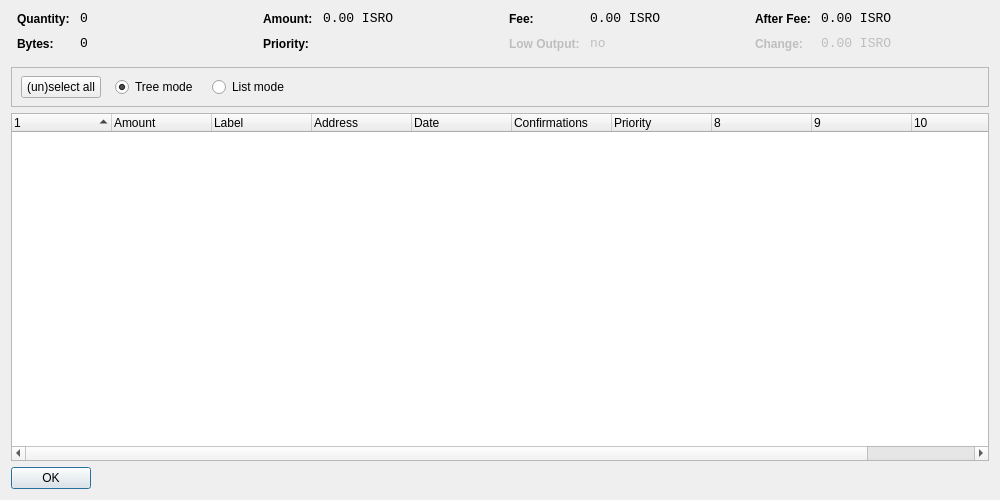
<?xml version="1.0" encoding="UTF-8"?>
<ui version="4.0">
 <class>CoinControlDialog</class>
 <widget class="QDialog" name="CoinControlDialog">
  <property name="geometry">
   <rect>
    <x>0</x>
    <y>0</y>
    <width>1000</width>
    <height>500</height>
   </rect>
  </property>
  <property name="windowTitle">
   <string>Coin Control</string>
  </property>
  <layout class="QVBoxLayout" name="verticalLayout">
   <item>
    <layout class="QHBoxLayout" name="horizontalLayoutTop" stretch="0,0,0,0">
     <property name="topMargin">
      <number>0</number>
     </property>
     <property name="bottomMargin">
      <number>10</number>
     </property>
     <item>
      <layout class="QFormLayout" name="formLayoutCoinControl1">
       <property name="horizontalSpacing">
        <number>10</number>
       </property>
       <property name="verticalSpacing">
        <number>10</number>
       </property>
       <property name="leftMargin">
        <number>6</number>
       </property>
       <property name="rightMargin">
        <number>6</number>
       </property>
       <item row="0" column="0">
        <widget class="QLabel" name="labelCoinControlQuantityText">
         <property name="styleSheet">
          <string notr="true">font-weight:bold;</string>
         </property>
         <property name="text">
          <string>Quantity:</string>
         </property>
        </widget>
       </item>
       <item row="0" column="1">
        <widget class="QLabel" name="labelCoinControlQuantity">
         <property name="font">
          <font>
           <family>Monospace</family>
           <pointsize>10</pointsize>
          </font>
         </property>
         <property name="cursor">
          <cursorShape>IBeamCursor</cursorShape>
         </property>
         <property name="contextMenuPolicy">
          <enum>Qt::ActionsContextMenu</enum>
         </property>
         <property name="text">
          <string notr="true">0</string>
         </property>
         <property name="textInteractionFlags">
          <set>Qt::LinksAccessibleByMouse|Qt::TextSelectableByKeyboard|Qt::TextSelectableByMouse</set>
         </property>
        </widget>
       </item>
       <item row="1" column="0">
        <widget class="QLabel" name="labelCoinControlBytesText">
         <property name="styleSheet">
          <string notr="true">font-weight:bold;</string>
         </property>
         <property name="text">
          <string>Bytes:</string>
         </property>
        </widget>
       </item>
       <item row="1" column="1">
        <widget class="QLabel" name="labelCoinControlBytes">
         <property name="font">
          <font>
           <family>Monospace</family>
           <pointsize>10</pointsize>
          </font>
         </property>
         <property name="cursor">
          <cursorShape>IBeamCursor</cursorShape>
         </property>
         <property name="contextMenuPolicy">
          <enum>Qt::ActionsContextMenu</enum>
         </property>
         <property name="text">
          <string notr="true">0</string>
         </property>
         <property name="textInteractionFlags">
          <set>Qt::LinksAccessibleByMouse|Qt::TextSelectableByKeyboard|Qt::TextSelectableByMouse</set>
         </property>
        </widget>
       </item>
      </layout>
     </item>
     <item>
      <layout class="QFormLayout" name="formLayoutCoinControl2">
       <property name="horizontalSpacing">
        <number>10</number>
       </property>
       <property name="verticalSpacing">
        <number>10</number>
       </property>
       <property name="leftMargin">
        <number>6</number>
       </property>
       <property name="rightMargin">
        <number>6</number>
       </property>
       <item row="0" column="0">
        <widget class="QLabel" name="labelCoinControlAmountText">
         <property name="styleSheet">
          <string notr="true">font-weight:bold;</string>
         </property>
         <property name="text">
          <string>Amount:</string>
         </property>
        </widget>
       </item>
       <item row="0" column="1">
        <widget class="QLabel" name="labelCoinControlAmount">
         <property name="font">
          <font>
           <family>Monospace</family>
           <pointsize>10</pointsize>
          </font>
         </property>
         <property name="cursor">
          <cursorShape>IBeamCursor</cursorShape>
         </property>
         <property name="contextMenuPolicy">
          <enum>Qt::ActionsContextMenu</enum>
         </property>
         <property name="text">
          <string notr="true">0.00 ISRO</string>
         </property>
         <property name="textInteractionFlags">
          <set>Qt::LinksAccessibleByMouse|Qt::TextSelectableByKeyboard|Qt::TextSelectableByMouse</set>
         </property>
        </widget>
       </item>
       <item row="1" column="0">
        <widget class="QLabel" name="labelCoinControlPriorityText">
         <property name="styleSheet">
          <string notr="true">font-weight:bold;</string>
         </property>
         <property name="text">
          <string>Priority:</string>
         </property>
        </widget>
       </item>
       <item row="1" column="1">
        <widget class="QLabel" name="labelCoinControlPriority">
         <property name="font">
          <font>
           <family>Monospace</family>
           <pointsize>10</pointsize>
          </font>
         </property>
         <property name="cursor">
          <cursorShape>IBeamCursor</cursorShape>
         </property>
         <property name="contextMenuPolicy">
          <enum>Qt::ActionsContextMenu</enum>
         </property>
         <property name="text">
          <string/>
         </property>
         <property name="textInteractionFlags">
          <set>Qt::LinksAccessibleByMouse|Qt::TextSelectableByKeyboard|Qt::TextSelectableByMouse</set>
         </property>
        </widget>
       </item>
      </layout>
     </item>
     <item>
      <layout class="QFormLayout" name="formLayoutCoinControl3">
       <property name="horizontalSpacing">
        <number>10</number>
       </property>
       <property name="verticalSpacing">
        <number>10</number>
       </property>
       <property name="leftMargin">
        <number>6</number>
       </property>
       <property name="rightMargin">
        <number>6</number>
       </property>
       <item row="0" column="0">
        <widget class="QLabel" name="labelCoinControlFeeText">
         <property name="styleSheet">
          <string notr="true">font-weight:bold;</string>
         </property>
         <property name="text">
          <string>Fee:</string>
         </property>
        </widget>
       </item>
       <item row="0" column="1">
        <widget class="QLabel" name="labelCoinControlFee">
         <property name="font">
          <font>
           <family>Monospace</family>
           <pointsize>10</pointsize>
          </font>
         </property>
         <property name="cursor">
          <cursorShape>IBeamCursor</cursorShape>
         </property>
         <property name="contextMenuPolicy">
          <enum>Qt::ActionsContextMenu</enum>
         </property>
         <property name="text">
          <string notr="true">0.00 ISRO</string>
         </property>
         <property name="textInteractionFlags">
          <set>Qt::LinksAccessibleByMouse|Qt::TextSelectableByKeyboard|Qt::TextSelectableByMouse</set>
         </property>
        </widget>
       </item>
       <item row="1" column="0">
        <widget class="QLabel" name="labelCoinControlLowOutputText">
         <property name="enabled">
          <bool>false</bool>
         </property>
         <property name="styleSheet">
          <string notr="true">font-weight:bold;</string>
         </property>
         <property name="text">
          <string>Low Output:</string>
         </property>
        </widget>
       </item>
       <item row="1" column="1">
        <widget class="QLabel" name="labelCoinControlLowOutput">
         <property name="enabled">
          <bool>false</bool>
         </property>
         <property name="font">
          <font>
           <family>Monospace</family>
           <pointsize>10</pointsize>
          </font>
         </property>
         <property name="cursor">
          <cursorShape>IBeamCursor</cursorShape>
         </property>
         <property name="contextMenuPolicy">
          <enum>Qt::ActionsContextMenu</enum>
         </property>
         <property name="text">
          <string notr="true">no</string>
         </property>
         <property name="textInteractionFlags">
          <set>Qt::LinksAccessibleByMouse|Qt::TextSelectableByKeyboard|Qt::TextSelectableByMouse</set>
         </property>
        </widget>
       </item>
      </layout>
     </item>
     <item>
      <layout class="QFormLayout" name="formLayoutCoinControl4">
       <property name="horizontalSpacing">
        <number>10</number>
       </property>
       <property name="verticalSpacing">
        <number>10</number>
       </property>
       <property name="leftMargin">
        <number>6</number>
       </property>
       <property name="rightMargin">
        <number>6</number>
       </property>
       <item row="0" column="0">
        <widget class="QLabel" name="labelCoinControlAfterFeeText">
         <property name="styleSheet">
          <string notr="true">font-weight:bold;</string>
         </property>
         <property name="text">
          <string>After Fee:</string>
         </property>
        </widget>
       </item>
       <item row="0" column="1">
        <widget class="QLabel" name="labelCoinControlAfterFee">
         <property name="font">
          <font>
           <family>Monospace</family>
           <pointsize>10</pointsize>
          </font>
         </property>
         <property name="cursor">
          <cursorShape>IBeamCursor</cursorShape>
         </property>
         <property name="contextMenuPolicy">
          <enum>Qt::ActionsContextMenu</enum>
         </property>
         <property name="text">
          <string notr="true">0.00 ISRO</string>
         </property>
         <property name="textInteractionFlags">
          <set>Qt::LinksAccessibleByMouse|Qt::TextSelectableByKeyboard|Qt::TextSelectableByMouse</set>
         </property>
        </widget>
       </item>
       <item row="1" column="0">
        <widget class="QLabel" name="labelCoinControlChangeText">
         <property name="enabled">
          <bool>false</bool>
         </property>
         <property name="styleSheet">
          <string notr="true">font-weight:bold;</string>
         </property>
         <property name="text">
          <string>Change:</string>
         </property>
        </widget>
       </item>
       <item row="1" column="1">
        <widget class="QLabel" name="labelCoinControlChange">
         <property name="enabled">
          <bool>false</bool>
         </property>
         <property name="font">
          <font>
           <family>Monospace</family>
           <pointsize>10</pointsize>
          </font>
         </property>
         <property name="cursor">
          <cursorShape>IBeamCursor</cursorShape>
         </property>
         <property name="contextMenuPolicy">
          <enum>Qt::ActionsContextMenu</enum>
         </property>
         <property name="text">
          <string notr="true">0.00 ISRO</string>
         </property>
         <property name="textInteractionFlags">
          <set>Qt::LinksAccessibleByMouse|Qt::TextSelectableByKeyboard|Qt::TextSelectableByMouse</set>
         </property>
        </widget>
       </item>
      </layout>
     </item>
    </layout>
   </item>
   <item>
    <widget class="QFrame" name="frame">
     <property name="minimumSize">
      <size>
       <width>0</width>
       <height>40</height>
      </size>
     </property>
     <property name="frameShape">
      <enum>QFrame::StyledPanel</enum>
     </property>
     <property name="frameShadow">
      <enum>QFrame::Sunken</enum>
     </property>
     <widget class="QWidget" name="horizontalLayoutWidget">
      <property name="geometry">
       <rect>
        <x>10</x>
        <y>0</y>
        <width>781</width>
        <height>41</height>
       </rect>
      </property>
      <layout class="QHBoxLayout" name="horizontalLayoutPanel" stretch="0,0,0,0,0">
       <property name="spacing">
        <number>14</number>
       </property>
       <item>
        <widget class="QPushButton" name="pushButtonSelectAll">
         <property name="sizePolicy">
          <sizepolicy hsizetype="Maximum" vsizetype="Fixed">
           <horstretch>0</horstretch>
           <verstretch>0</verstretch>
          </sizepolicy>
         </property>
         <property name="text">
          <string>(un)select all</string>
         </property>
        </widget>
       </item>
       <item>
        <widget class="QRadioButton" name="radioTreeMode">
         <property name="sizePolicy">
          <sizepolicy hsizetype="Maximum" vsizetype="Fixed">
           <horstretch>0</horstretch>
           <verstretch>0</verstretch>
          </sizepolicy>
         </property>
         <property name="text">
          <string>Tree mode</string>
         </property>
         <property name="checked">
          <bool>true</bool>
         </property>
        </widget>
       </item>
       <item>
        <widget class="QRadioButton" name="radioListMode">
         <property name="sizePolicy">
          <sizepolicy hsizetype="Maximum" vsizetype="Fixed">
           <horstretch>0</horstretch>
           <verstretch>0</verstretch>
          </sizepolicy>
         </property>
         <property name="text">
          <string>List mode</string>
         </property>
        </widget>
       </item>
       <item>
        <spacer name="horizontalSpacer">
         <property name="orientation">
          <enum>Qt::Horizontal</enum>
         </property>
         <property name="sizeHint" stdset="0">
          <size>
           <width>40</width>
           <height>20</height>
          </size>
         </property>
        </spacer>
       </item>
      </layout>
     </widget>
    </widget>
   </item>
   <item>
    <widget class="CoinControlTreeWidget" name="treeWidget">
     <property name="contextMenuPolicy">
      <enum>Qt::CustomContextMenu</enum>
     </property>
     <property name="sortingEnabled">
      <bool>false</bool>
     </property>
     <property name="columnCount">
      <number>11</number>
     </property>
     <attribute name="headerShowSortIndicator" stdset="0">
      <bool>true</bool>
     </attribute>
     <attribute name="headerStretchLastSection">
      <bool>false</bool>
     </attribute>
     <column>
      <property name="text">
       <string/>
      </property>
     </column>
     <column>
      <property name="text">
       <string>Amount</string>
      </property>
     </column>
     <column>
      <property name="text">
       <string>Label</string>
      </property>
     </column>
     <column>
      <property name="text">
       <string>Address</string>
      </property>
     </column>
     <column>
      <property name="text">
       <string>Date</string>
      </property>
     </column>
     <column>
      <property name="text">
       <string>Confirmations</string>
      </property>
      <property name="toolTip">
       <string>Confirmed</string>
      </property>
     </column>
     <column>
      <property name="text">
       <string>Priority</string>
      </property>
     </column>
     <column>
      <property name="text">
       <string/>
      </property>
     </column>
     <column>
      <property name="text">
       <string/>
      </property>
     </column>
     <column>
      <property name="text">
       <string/>
      </property>
     </column>
     <column>
      <property name="text">
       <string/>
      </property>
     </column>
    </widget>
   </item>
   <item>
    <widget class="QDialogButtonBox" name="buttonBox">
     <property name="sizePolicy">
      <sizepolicy hsizetype="Maximum" vsizetype="Fixed">
       <horstretch>0</horstretch>
       <verstretch>0</verstretch>
      </sizepolicy>
     </property>
     <property name="orientation">
      <enum>Qt::Horizontal</enum>
     </property>
     <property name="standardButtons">
      <set>QDialogButtonBox::Ok</set>
     </property>
    </widget>
   </item>
  </layout>
 </widget>
 <customwidgets>
  <customwidget>
   <class>CoinControlTreeWidget</class>
   <extends>QTreeWidget</extends>
   <header>coincontroltreewidget.h</header>
  </customwidget>
 </customwidgets>
 <resources/>
 <connections/>
</ui>
